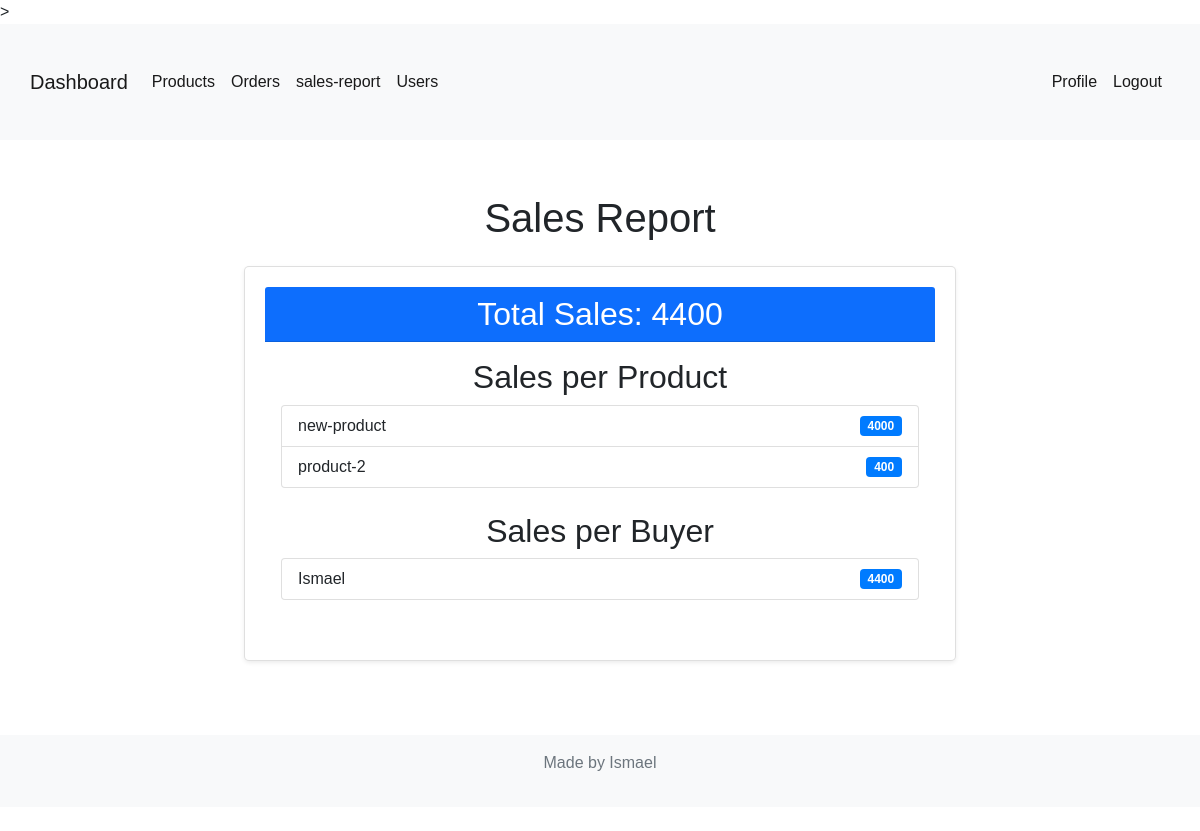
Screenshot of //sales_report/ (signed in) with the database file from the repository.
### stock/models.py (models this page shows, shortened)
class Product(models.Model):
    name = models.CharField(max_length=100, unique=True)  # product name field
    category = models.ForeignKey(Category, on_delete=models.CASCADE)
    description = models.TextField(blank=True, null=True)
    price = models.DecimalField(max_digits=10, decimal_places=2)
    quantity = models.PositiveIntegerField(null=True)
    serial_number = models.CharField(max_length=100, unique=True, default=uuid.uuid4)
    created_at = models.DateTimeField(auto_now_add=True)
    updated_at = models.DateTimeField(auto_now=True)

### stock/views.py (the view)
# urls.py: path('sales_report/', sales_report, name='sales_report'),
@login_required
def sales_report(request):
    sales = Sale.objects.all()  # Get all sales
    total_sales = sales.aggregate(total=Sum(F('price') * F('quantity')))['total']
    sales_per_product = sales.values('product__name').annotate(total=Sum(F('price') * F('quantity')))
    sales_per_buyer = sales.values('buyer__username').annotate(total=Sum(F('price') * F('quantity')))
    context = {
        'total_sales': total_sales,
        'sales_per_product': sales_per_product,
        'sales_per_buyer': sales_per_buyer,
    }
    return render(request, 'stock/sales_report.html', context)

### stock/templates/stock/sales_report.html (shortened to what this page needs)
{% extends "stock/base.html" %}
{% block content %}
<div class="container">
    <div class="row">
        <div class="col-md-8 offset-md-2">
            <h1 class="my-4 text-center">Sales Report</h1>
            <div class="card shadow-sm">
                <div class="card-header bg-primary text-white">
                    <h2 class="my-0 text-center">Total Sales: {{ total_sales }}</h2>
                </div>
                <div class="card-body">
                    <h2 class="text-center">Sales per Product</h2>
                    <ul class="list-group mb-4">
                    {% for sale in sales_per_product %}
                        <li class="list-group-item d-flex justify-content-between align-items-center">
                            {{ sale.product__name }}
                            <span class="badge badge-primary badge-pill">{{ sale.total }}</span>
                        </li>
                    {% endfor %}
                    </ul>
                    <h2 class="text-center">Sales per Buyer</h2>
                    <ul class="list-group mb-4">
                    {% for sale in sales_per_buyer %}
                        <li class="list-group-item d-flex justify-content-between align-items-center">
                            {{ sale.buyer__username }}
                            <span class="badge badge-primary badge-pill">{{ sale.total }}</span>
                        </li>
                    {% endfor %}
                    </ul>
                </div>
            </div>
        </div>
    </div>
</div>
{% endblock %}

### stock/templates/stock/base.html (style rules this page uses)
body { font-family: Arial, sans-serif; }
.card { box-shadow: 0 4px 8px 0 rgba(0,0,0,0.2); transition: 0.3s; border-radius: 5px; margin: 20px; padding: 20px; }
body { font-family: 'Helvetica', 'Arial', sans-serif; }
.container { max-width: 1200px; padding: 30px; }

### rows the page displays
Product: product__name "new-product", total "4000"
Product: product__name "product-2", total "400"

### other values shown
{{ total_sales }} "4400"
{{ sale.buyer__username }} "Ismael"
{{ sale.total }} "4400"
